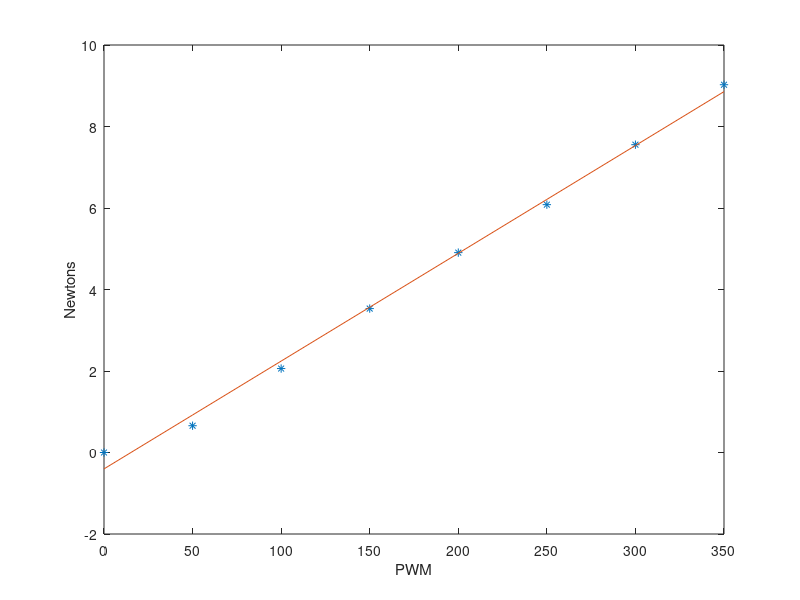

Here is the MATLAB script that generated this plot:
listeInputs=[0,50,100,150,200,250,300,350];
listeGravity=[4820,4753,4610,4460,4320,4200,4050,3900];
DefaultValue=4820;
plot(listeInputs,(4820-listeGravity)*9.81/1000,'*')
xlabel('PWM')
ylabel('Newtons')
hold on
Linear=polyfit(listeInputs,(4820-listeGravity)*9.81/1000,1);
Y1=polyval(Linear,listeInputs);
plot(listeInputs,Y1)